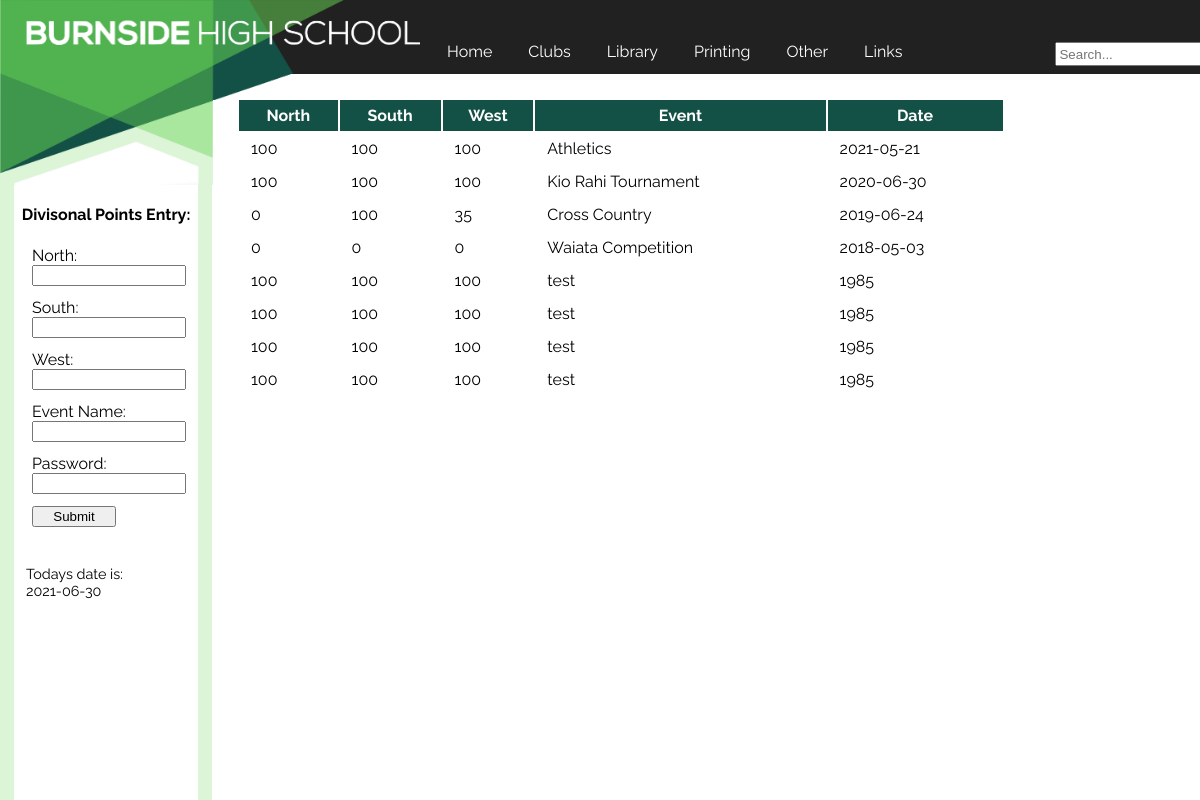
Page /divpoints on the earlier database version.
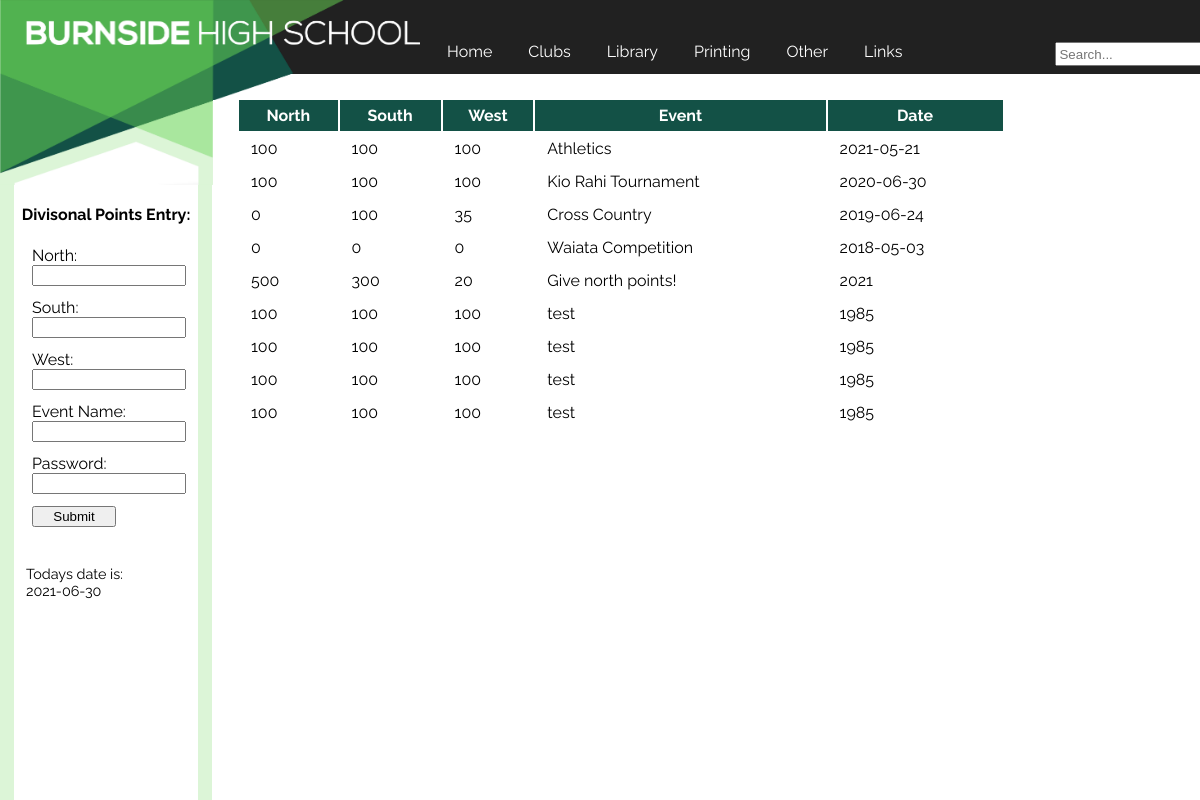
Same page on the later database version.
### tables this page shows
CREATE TABLE Points (id INTEGER PRIMARY KEY, north INTEGER, south INTEGER, west INTEGER, event STRING, date DATE);

### main.py (the view)
@app.route('/divpoints',methods=['POST','GET'])
def divpoints():
    if request.method=='POST':
        idk=request.form['North']
        print(idk)
    with sqlite3.connect("db/Divisionalpoints.db") as connection:
        cursor=connection.cursor()
        cursor.execute('SELECT north,south,west,event,date FROM Points ORDER BY date DESC')
        results=cursor.fetchall()
        date=datetime.date.today()
    return render_template('divisionalpoints.html',results=results,date=date)

### templates/divisionalpoints.html
{% extends 'layout.html' %}
{% block content %}
    <table>
        <tr>
            <th>North</th>
            <th>South</th>
            <th>West</th>
            <th>Event</th>
            <th>Date</th>
        </tr>
        {%for item in results%}
        <tr>
            <td>{{item[0]}}</td>
            <td>{{item[1]}}</td>
            <td>{{item[2]}}</td>
            <td>{{item[3]}}</td>
            <td>{{item[4]}}</td>
        </tr>
        {% endfor %}
    </table>
{% endblock %}
{% block sidebar %}
    <h4>Divisonal Points Entry:</h4>
    <form autocomplete="off"class='divpointsform' method="POST">
        <label for="North">North:</label><br>
        <input type="number" id="North" name="North" min=0><br>
        <label for="South">South:</label><br>
        <input type="number" id="South" name="South" min=0><br>
        <label for="West">West:</label><br>
        <input type="number" id="West" name="West"min=0><br>
        <label for="Event">Event Name:</label><br>
        <input type="text" id="Event" name="Event">
        <label for="Password">Password:</label><br>
        <input type="password" id="Password" name="Password"><br>
        <input type="submit" id="Submit" name="Submit">
    </form>
    <p>Todays date is:<br>{{date}}</p>
{% endblock %}

### templates/layout.html (shortened to what this page needs)
<!DOCTYPE html>
<head>
    <link rel="stylesheet" href="/static/css/style.css">
</head>
<body>
    <a href="/" class=cornertriangles>
        <img src="static/css/corner triangles 5.41.png"alt="burnside logo">
    </a>
    <div class=cornertriangles2><img src="static/css/corner triangles 5.42.png"></div>
    {% include 'header.html' %}
    <article>
        {% block content%}{% endblock %}
    </article>
    <div class="sidenav">
        {% block sidebar%}{% endblock %}
    </div>
</body>

### templates/header.html
<header>
    <a href="/">Home</a>
    <a href="/clubs">Clubs</a>
    <a href="/library">Library</a>
    <a href="/print">Printing</a>
    <a href="/other">Other</a>
    <a href="/links">Links</a>
    <form class=example>
        <input type="text" placeholder="Search...">
    </form>
</header>

### static/css/style.css (style rules this page uses)
body { font-family: 'Raleway', sans-serif; margin: 0px 0px 0px 0px; background-color: white; background-size: 30vw, 15.0857142857vw; }
.cornertriangles img { width: 17.75vw; float: left; position:fixed; z-index: 2; }
.cornertriangles2 img { width: 17.25vw; float: left; position:fixed; z-index: 2; left: 17.75vw; }
header { background-color: rgba(33, 33, 33, 100); height: 6.15vw; position:fixed; width:100vw; z-index: 1; padding-left: 35vw; }
header a { color: white; text-decoration: none; float:left; margin-top: 2.75vw; margin-left: 1.5vw; padding:0.75vw; }
header input[type=text] { margin-top: 3.5vw; margin-right: 1.5vw; margin-left: 12vw; height:1.5vw; width: 12vw; }
article { background-color: white; position:absolute; width:78vw; top:6.15vw; left:17.75vw; padding-top:2vw; padding-left:2vw; }
.sidenav { height:100%; width:15.34vw; top:15.35vw; background-color: white; border-color: rgba(220, 245, 215, 100); border-width: 1.2vw; border-style: solid; border-bottom-width:0; border-top-width:0; position:fixed; }
.sidenav p { padding: 1vw; text-align: left; font-size: 90%; }
.sidenav h4 { text-align: center; }
table { width:82%; }
th { background-color: rgba(19, 81, 70, 100); color:white; padding:0.5vw; }
td { padding:0.5vw 0 0.5vw 1vw; }
a { text-decoration:none; }
.divpointsform { border-width:0.1vw; padding:0; margin-left:1.5vw; }
.divpointsform input { width:12.14vw; margin-bottom: 1vw; }
input[type="submit" i] { width:7vw; }

Differences in the rows shown:
added Points: north "500", south "300", west "20", event "Give north points!", date "2021"
